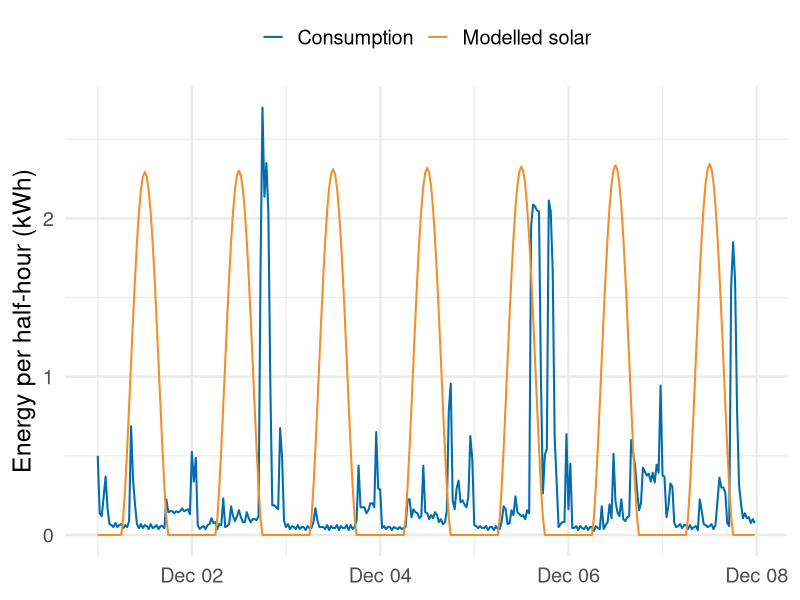

Generate this figure with R:
## ---- chunk 1
#| include: false
library(dplyr)
library(ggplot2)
library(lubridate)
library(readr)
library(tidyr)

solar_demo <- read_csv("tutorial/solar_data.csv", show_col_types = FALSE) |>
  filter(con_gen == "Consumption") |>
  mutate(
    datetime = as.POSIXct(datetime, tz = "UTC"),
    date = as.Date(datetime),
    hour = hour(datetime) + minute(datetime) / 60,
    daylight = pmax(sin(pi * (hour - 6) / 12), 0),
    seasonal = 0.70 + 0.30 * cos(2 * pi * (yday(datetime) - 15) / 365.25),
    solar_kwh = 5 * daylight^1.5 * seasonal * 0.5
  )

dispatch_demo <- function(data, capacity_kwh = 10, round_trip_efficiency = 0.90) {
  one_way_efficiency <- sqrt(round_trip_efficiency)
  battery_state <- grid_import <- grid_export <- numeric(nrow(data))
  state <- 0

  for (i in seq_len(nrow(data))) {
    net <- data$net_demand_kwh[i]

    if (net < 0) {
      surplus <- -net
      stored <- min(surplus * one_way_efficiency, capacity_kwh - state)
      state <- state + stored
      grid_export[i] <- surplus - stored / one_way_efficiency
    } else {
      delivered <- min(net, state * one_way_efficiency)
      state <- state - delivered / one_way_efficiency
      grid_import[i] <- net - delivered
    }

    battery_state[i] <- state
  }

  data |>
    mutate(
      battery_state_kwh = battery_state,
      grid_import_kwh = grid_import,
      grid_export_kwh = grid_export
    )
}

trace_day <- solar_demo |>
  filter(date == as.Date("2024-12-06")) |>
  mutate(net_demand_kwh = energy_kwh - solar_kwh) |>
  dispatch_demo()
## ---- chunk 2
#| echo: false
#| fig-width: 10
#| fig-height: 4.3
#| out-width: "88%"
solar_demo |>
  filter(date >= as.Date("2024-12-01"), date <= as.Date("2024-12-07")) |>
  select(datetime, Consumption = energy_kwh, `Modelled solar` = solar_kwh) |>
  pivot_longer(-datetime, names_to = "series", values_to = "energy_kwh") |>
  ggplot(aes(datetime, energy_kwh, colour = series)) +
  geom_line(linewidth = 0.7) +
  scale_colour_manual(values = c("#006DAE", "#F28E2B")) +
  labs(x = NULL, y = "Energy per half-hour (kWh)", colour = NULL) +
  theme_minimal(base_size = 18) +
  theme(legend.position = "top")
## ---- chunk 3
#| echo: false
#| tbl-cap: "Selected intervals from 6 December 2024; 10 kWh battery, 90% round-trip efficiency."
trace_day |>
  filter(format(datetime, "%H:%M") %in% c("00:00", "06:00", "09:00", "12:00", "15:00", "18:00", "21:00")) |>
  transmute(
    Time = format(datetime, "%H:%M"),
    Consumption = round(energy_kwh, 2),
    Solar = round(solar_kwh, 2),
    Net = round(net_demand_kwh, 2),
    Battery = round(battery_state_kwh, 2),
    Import = round(grid_import_kwh, 2),
    Export = round(grid_export_kwh, 2)
  ) |>
  knitr::kable(align = "rrrrrrr")
